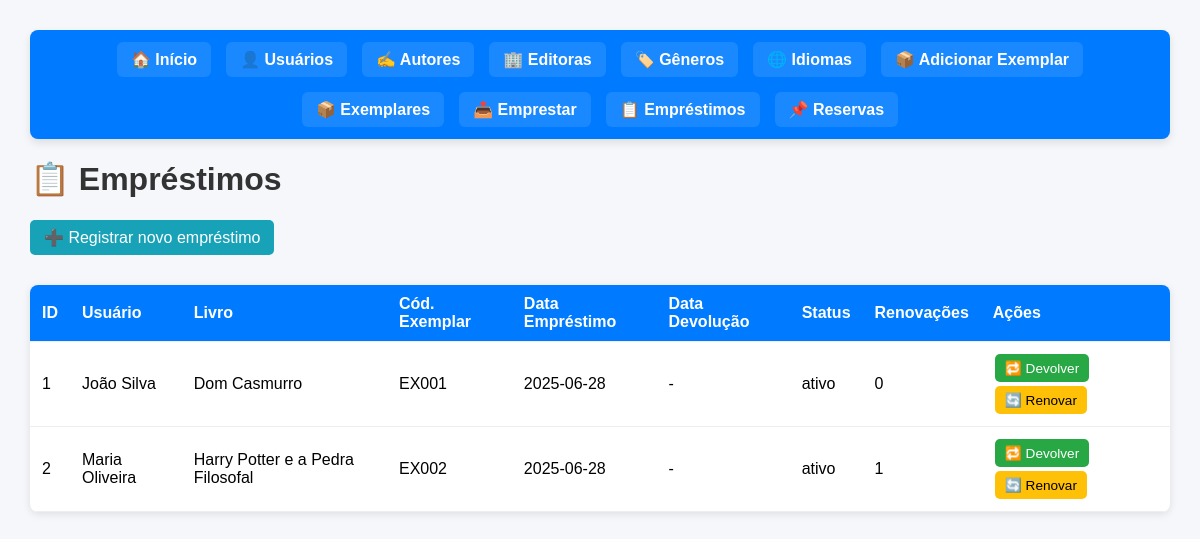
Screenshot of /emprestimos.php with the database file from the repository.
### tables this page shows
CREATE TABLE `emprestimos` (
  `id` int(11) NOT NULL,
  `id_usuario` int(11) NOT NULL,
  `id_exemplar` int(11) NOT NULL,
  `data_emprestimo` date NOT NULL DEFAULT curdate(),
  `data_devolucao` date DEFAULT NULL,
  `status` enum('ativo','devolvido') NOT NULL DEFAULT 'ativo',
  `renovacoes` int(11) NOT NULL DEFAULT 0
);

CREATE TABLE `usuarios` (
  `id` int(11) NOT NULL,
  `nome` varchar(100) NOT NULL,
  `email` varchar(100) DEFAULT NULL,
  `telefone` varchar(20) DEFAULT NULL,
  `data_cadastro` timestamp NOT NULL DEFAULT current_timestamp()
);

CREATE TABLE `livros` (
  `id` int(11) NOT NULL,
  `titulo` varchar(255) NOT NULL,
  `id_autor` int(11) DEFAULT NULL,
  `id_editora` int(11) DEFAULT NULL,
  `id_genero` int(11) DEFAULT NULL,
  `ano_publicacao` int(11) DEFAULT NULL,
  `isbn` varchar(20) DEFAULT NULL,
  `paginas` int(11) DEFAULT NULL,
  `data_cadastro` timestamp NOT NULL DEFAULT current_timestamp()
);

CREATE TABLE `exemplares` (
  `id` int(11) NOT NULL,
  `id_livro` int(11) NOT NULL,
  `codigo_exemplar` varchar(50) NOT NULL,
  `disponibilidade` enum('disponível','emprestado') DEFAULT 'disponível',
  `status` enum('disponivel','emprestado') NOT NULL DEFAULT 'disponivel',
  `id_idioma` int(11) DEFAULT NULL
);

### emprestimos.php (the view, shortened to what this page needs)
<?php
require 'config.php';
$sql = "
SELECT e.id, e.id_exemplar, u.nome AS usuario, l.titulo, ex.codigo_exemplar,
       e.data_emprestimo, e.data_devolucao, e.status, e.renovacoes
FROM emprestimos e
JOIN usuarios u ON e.id_usuario = u.id
JOIN exemplares ex ON e.id_exemplar = ex.id
JOIN livros l ON ex.id_livro = l.id
ORDER BY e.data_emprestimo DESC
";
$result = $conn->query($sql);
?>
<!DOCTYPE html>
<html lang="pt-BR">
<head>
</head>
<body>
    <?php include 'menu.php'; ?>
    <h1>📋 Empréstimos</h1>
    <a href="emprestar.php" class="novo-emprestimo">➕ Registrar novo empréstimo</a>
    <table>
        <thead>
            <tr>
                <th>ID</th>
                <th>Usuário</th>
                <th>Livro</th>
                <th>Cód. Exemplar</th>
                <th>Data Empréstimo</th>
                <th>Data Devolução</th>
                <th>Status</th>
                <th>Renovações</th>
                <th>Ações</th>
            </tr>
        </thead>
        <tbody>
            <?php if ($result && $result->num_rows > 0): ?>
                <?php while ($row = $result->fetch_assoc()): ?>
                    <tr>
                        <td><?= $row['id'] ?></td>
                        <td><?= htmlspecialchars($row['usuario']) ?></td>
                        <td><?= htmlspecialchars($row['titulo']) ?></td>
                        <td><?= htmlspecialchars($row['codigo_exemplar']) ?></td>
                        <td><?= $row['data_emprestimo'] ?></td>
                        <td><?= $row['data_devolucao'] ?: '-' ?></td>
                        <td><?= htmlspecialchars($row['status']) ?></td>
                        <td><?= $row['renovacoes'] ?></td>
                        <td>
                            <?php if ($row['status'] === 'ativo'): ?>
                                <a href="devolver.php?id=<?= $row['id'] ?>" class="button devolver" onclick="return confirm('Confirmar devolução?')">🔁 Devolver</a>
                                <a href="renovar.php?id=<?= $row['id'] ?>" class="button renovar" onclick="return confirm('Confirmar renovação?')">🔄 Renovar</a>
                            <?php else: ?>
                                <span style="color: #888;">✔️ Finalizado</span>
                                <a href="reservar.php?id_exemplar=<?= $row['id_exemplar'] ?>" class="button reservar">📌 Reservar</a>
                            <?php endif; ?>
                        </td>
                    </tr>
                <?php endwhile; ?>
            <?php else: ?>
                <tr><td colspan="9" style="text-align:center;">Nenhum empréstimo registrado.</td></tr>
            <?php endif; ?>
        </tbody>
    </table>
</body>
</html>

### emprestimos.php (style rules this page uses)
body { font-family: Arial, sans-serif; margin: 30px; background-color: #f5f7fa; }
h1 { color: #333; }
table { width: 100%; border-collapse: collapse; margin-top: 15px; background: #fff; border-radius: 8px; overflow: hidden; box-shadow: 0 2px 8px rgba(0,0,0,0.1); }
th, td { padding: 10px 12px; border-bottom: 1px solid #eee; text-align: left; }
th { background-color: #007bff; color: white; }
.button { padding: 6px 10px; border-radius: 5px; font-size: 0.85em; color: white; text-decoration: none; margin: 2px; display: inline-block; }
.devolver { background-color: #28a745; }
.renovar { background-color: #ffc107; color: black; }
.novo-emprestimo { display: inline-block; background-color: #17a2b8; color: white; padding: 8px 14px; border-radius: 5px; text-decoration: none; margin-bottom: 15px; }

### rows the page displays
emprestimos: id "1", id_usuario.nome "João Silva", livros.titulo "Dom Casmurro", id_exemplar.codigo_exemplar "EX001", data_emprestimo "2025-06-28", data_devolucao "-", status "ativo", renovacoes "0"
emprestimos: id "2", id_usuario.nome "Maria Oliveira", livros.titulo "Harry Potter e a Pedra Filosofal", id_exemplar.codigo_exemplar "EX002", data_emprestimo "2025-06-28", data_devolucao "-", status "ativo", renovacoes "1"
